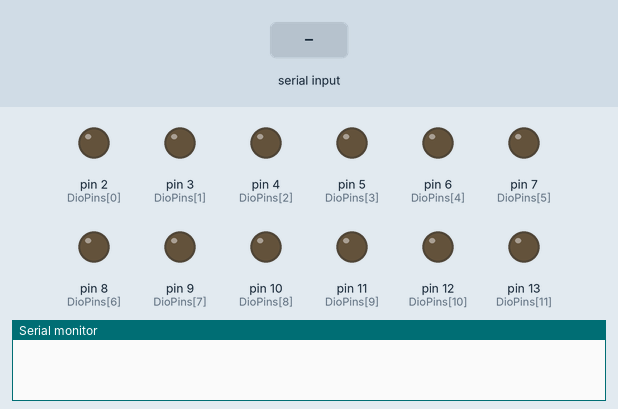
A sketch run on a simulated Arduino Uno, built with avr-gcc and run on an emulated ATmega328P. Shown: output pins drawn as LEDs (lit = HIGH), the last lines printed to the serial monitor. Dashed ring = blinking. The test bench sets the inputs (shaded band).

Above: at 1.2 s.
1.3 s: byte 30 received over Serial
At 1.45 s:
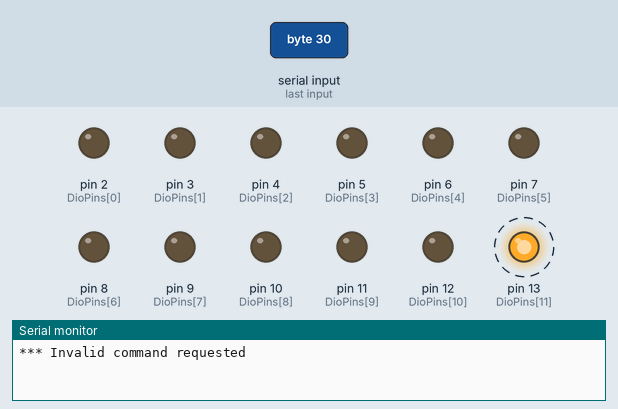
Timing chart, 0 to 4.3 s (numbered marks = the images above; inputs shaded):
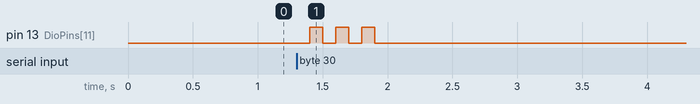

The sketch:

modular_beta_app.ino
```cpp
#define     DIO_PINS_ON_USE           12u
#define     ALL_DIO_PINS_TO_ACTUATE   0xFFu

int         LedBuiltInReadVal   = 0;     // variable to store the read value
int         DioPins[12]         = {2, 3, 4, 5, 6, 7, 8, 9, 10, 11, 12, 13};

void SetupDioPins()
{
  char idx;

  for (idx = 0; idx < DIO_PINS_ON_USE; idx++)
  {
    pinMode(DioPins[idx], OUTPUT);
  }
}

char InputIsValid(char inputToCheck)
{
  char retVal = false;
  char idx;
  char requestedPin;

  requestedPin = inputToCheck & 0x7Fu;
  for (idx = 0; ((idx < DIO_PINS_ON_USE) && (retVal == false)); idx++)
  {
    if (requestedPin == DioPins[idx])
    {
      retVal = true;
    }
  }
  if (requestedPin == ALL_DIO_PINS_TO_ACTUATE)
  {
    retVal = ALL_DIO_PINS_TO_ACTUATE;
  }
}

// actuate all LEDs in the same time.
void AllLedsONOFF(char operation)
{
  char idx;

  if (true == operation)
  {
    for (idx = 0; idx < DIO_PINS_ON_USE; idx++)
    {
      digitalWrite(DioPins[idx], HIGH);  // turn the LED on (HIGH is the voltage level)
    }
  }
  else
  {
    for (idx = 0; idx < DIO_PINS_ON_USE; idx++)
    {
      digitalWrite(DioPins[idx], LOW);  // turn the LED on (HIGH is the voltage level)
    }
  }
}

// the setup function runs once when you press reset or power the board
void setup() {
  // initialize digital pin LED_BUILTIN as an output.
  SetupDioPins();
  Serial.begin(9600);
}

// the loop function runs over and over again forever
void loop()
{
  if (Serial.available() > 0)
  {
    char inputSerialChar;
    char requestedState;
    char requestedPin;

    inputSerialChar = Serial.read();

    if (true == InputIsValid(inputSerialChar))
    {
      requestedPin = inputSerialChar & 0x7Fu;
      requestedState = inputSerialChar & 80u;
      if (1 == requestedState)
      {
        digitalWrite(requestedPin, HIGH);  // turn the LED on (HIGH is the voltage level)
        Serial.println("### Pin ON");
      }
      else
      {
        digitalWrite(requestedPin, LOW);  // turn the LED off by making the voltage LOW
        Serial.println("### Pin OFF");
      }
    }
    else if (ALL_DIO_PINS_TO_ACTUATE == requestedPin)
    {
      AllLedsONOFF(true);
    }
    else
    {
      Serial.println("*** Invalid command requested");

      /* Signal the error visually via the build in LED. */

      digitalWrite(LED_BUILTIN, HIGH);    // turn the LED on (HIGH is the voltage level)
      delay(100);                         // wait for a little time
      digitalWrite(LED_BUILTIN, LOW);     // turn the LED off by making the voltage LOW
      delay(100);                         // wait for a little time

      digitalWrite(LED_BUILTIN, HIGH);    // turn the LED on (HIGH is the voltage level)
      delay(100);                         // wait for a little time
      digitalWrite(LED_BUILTIN, LOW);     // turn the LED off by making the voltage LOW
      delay(100);                         // wait for a little time

      digitalWrite(LED_BUILTIN, HIGH);    // turn the LED on (HIGH is the voltage level)
      delay(100);                         // wait for a little time
      digitalWrite(LED_BUILTIN, LOW);     // turn the LED off by making the voltage LOW
      delay(100);                         // wait for a little time
    }
  }

  delay(100);                       // wait for a little time
}
```

Measured:
- after the input at 1.3 s, pin 13 (DioPins[11]): alternates HIGH for 0.10 s and LOW for 0.10 s, 6 changes in all, then stays LOW, starting after 0.10 s
